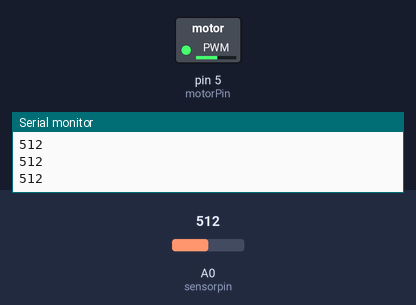
The sketch below on a simulated Arduino Uno, built with avr-gcc and run on an emulated ATmega328P. Parts: switched loads named in the sketch (green lamp = pin HIGH), the last lines printed to the serial monitor. Inputs (shaded band) come from the test bench; at power-on: A0 (sensorpin) = 512.

Above: at 1.2 s.
1.3 s: A0 (sensorpin) set to 306
At 2.2 s:
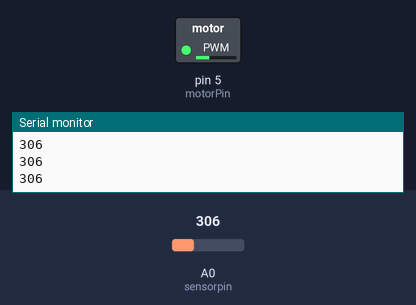
2.9 s: A0 (sensorpin) set to 122
At 3.6 s:
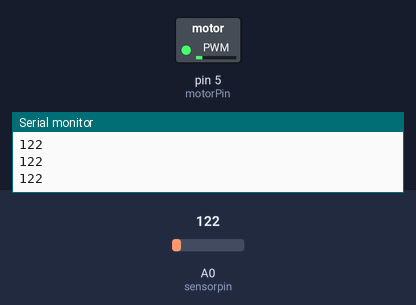
4.6 s: A0 (sensorpin) set to 900
At 6.2 s:
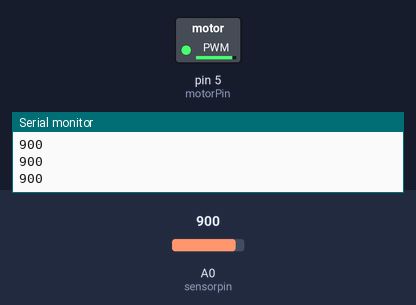
Timing chart, 0 to 7.7 s (numbered marks = the images above; inputs shaded):
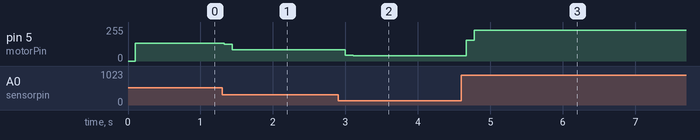

The sketch:

C_digo_sensorFSR_Grupo12.ino
```cpp
#define motorPin 5
#define sensorpin A0
int sensorFSR;
int tmap;
int i;
int auxSuma;
int promFSR;
void setup(){
 pinMode(motorPin, OUTPUT);
 pinMode(sensorpin, INPUT);
 Serial.begin(9600);//iniciación de comunicación serial a 9600 baudios
}

void loop(){
  //for (int thisPin = 7; thisPin >= 2; thisPin--) {
  for (i=1;i<=10;i++){
  sensorFSR=analogRead(A0);
  delay(10);
  auxSuma += sensorFSR;
  }
  promFSR = auxSuma/10;
 auxSuma=0;
 Serial.println(sensorFSR);
 tmap= map(promFSR, 0, 1000, 10, 255);
  analogWrite(motorPin, tmap);
  delay(10);
}
```

Measured:
- after the input at 1.3 s, pin 5 (motorPin): 135/255 → 125/255 at once, → 84/255 0.11 s later
- after the input at 2.9 s, pin 5 (motorPin): 84/255 → 44/255 after 0.10 s, → 39/255 0.11 s later
- after the input at 4.6 s, pin 5 (motorPin): 39/255 → 154/255 after 0.07 s, → 230/255 0.11 s later
